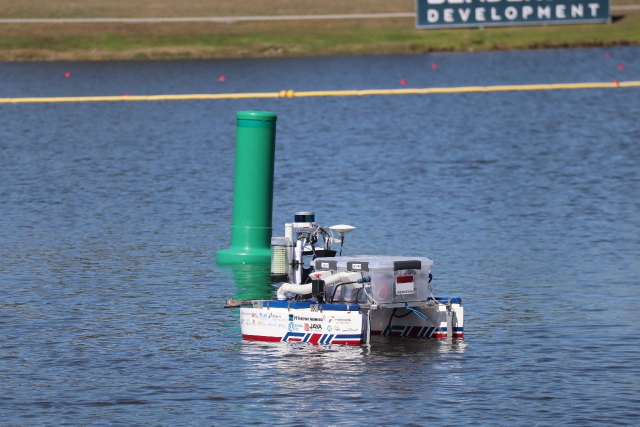
#> input picture 16.fourier-analysis/nala_ares.jpg, 1280 x 853 px (shown at 1/2 size)
$ jupyter execute 2d_fourier_transform.ipynb
#> lines starting #> are read from the running program, lines starting #| are printed output that depends on the picture
[cell 1]
from pprint import pp
import numpy as np
import plotly.express as px

# lets use opencv for image processing
import cv2

# this image is stored in BGR format
# ([
#   [[blue, green, red], [], ...],
#   [[]], [[]], ...
# ])
image_matrix = cv2.imread('nala_ares.jpg')
#> image_matrix is the input picture: shape (853, 1280, 3); mean B, G, R 138.1, 118.2, 99.7

pp(type(image_matrix))
#| <class 'numpy.ndarray'>
pp(image_matrix)
#> (printed output is left out)

# here we flip the innermost arrays of the matrix. this has the effect of changing the representation from bgr to rgb.
px.imshow(image_matrix[:, :, ::-1])

The **Discrete Fourier Transform** (DFT) transforms an image
$\ell\left[n,m \right]$, of finite size $N \times M$, into the complex
image Fourier transform $\mathscr{L}\left[u,v \right]$ as:
$$\mathscr{L}\left[u,v \right] =
\mathcal{F} \left\{ \ell\left[n,m \right] \right\}
=
\sum_{n=0}^{N-1} \sum_{m=0}^{M-1} \, \ell\left[n,m \right]
\exp{ \left( -2\pi j \left( \frac{u\, n}{N} + \frac{v\, m}{M} \right) \right)}
$${#eq-fourier} We will call $\mathscr{L}\left[u,v \right]$ the Fourier
transform of $\ell\left[m,n \right]$. We will often represent the
relationship between the signal as its transform as:
$$\ell\left[n,m \right] \xrightarrow{\mathscr{F}} \mathscr{L}\left[u,v \right]$$

[cell 2]
# lets redefine everything we had to match the equation

# first, for simplicity, we will import the image as monochromatic.
# we will also flip the rows, since we define 0,0 as bottom left,
# while the original image defines 0,0 as top left.
# we shall also significantly reduce the image size to accomodate for the (for now)
# inefficient fourier transform pipeline
l = cv2.resize((cv2.imread("nala_ares.jpg", cv2.IMREAD_GRAYSCALE)[::-1, :]), (320, 210))
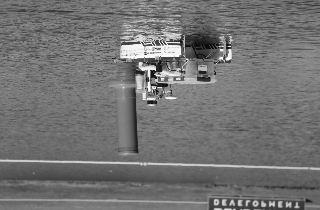
#> l: shape (210, 320); min 10, max 255, mean 114.8
px.imshow(l, color_continuous_scale = 'gray', origin = 'lower')

[cell 3]
# lets now also define N and M
M, N = l.shape
#> M = 210; N = 320
pp(N)
#| 320
pp(M)
#| 210
